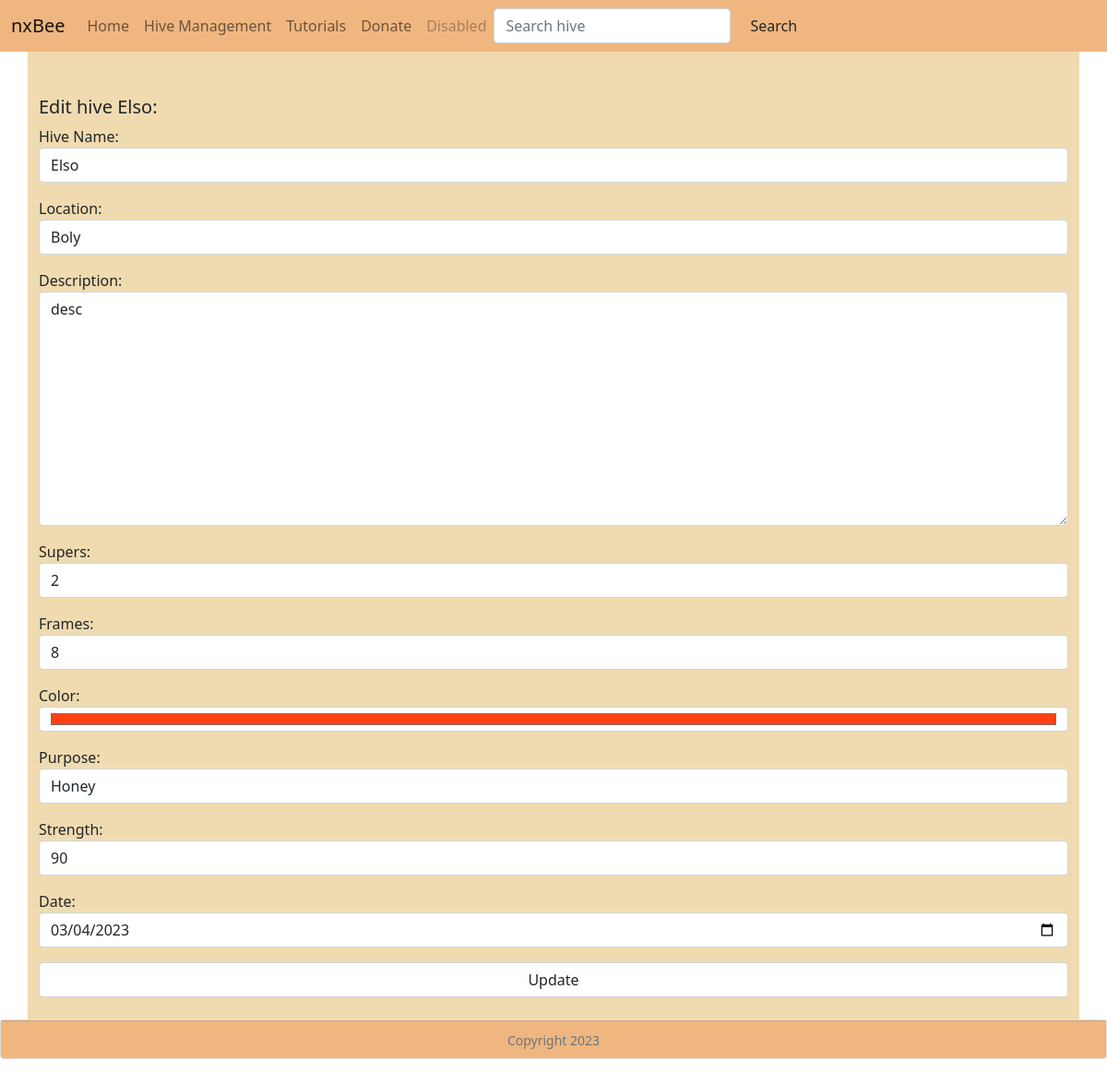
Screenshot of /edit_hive/1 with the database file from the repository.
### hive_management/models.py (models this page shows)
class Hive(models.Model):
    name = models.CharField('Hive Name', max_length=255)
    location = models.CharField('Location', max_length=255)
    description = models.TextField('Description')
    supers = models.IntegerField('Supers')
    frames = models.IntegerField('Frames')
    color = models.CharField('Color', max_length=7, default='#00ff3f')
    purpose = models.CharField('Purpose', max_length=50, default='Honey')
    strength = models.IntegerField('Strength', default=90, validators=[MinValueValidator(1), MaxValueValidator(100)])
    created_on = models.DateField('Date')

### hive_management/views.py (the view)
# urls.py: path('edit_hive/<int:pk>', views.edit_hive, name='edit_hive'),
def edit_hive(request, pk):
    hive = get_object_or_404(Hive, pk=pk)
    form = AddHiveForm(request.POST or None, instance = hive)
    if form.is_valid():
        form.save()
        return redirect("hive_management")
    context = {
        "hive": hive,
        "form": form,
    }
    return render(request, "edit_hive.html", context)

### hive_management/forms.py
class AddHiveForm(forms.ModelForm):
    class Meta:
        model = Hive
        fields = '__all__'
        widgets = {
            'name': forms.TextInput(attrs={'class': 'form-control', 'placeholder': 'Hive Name'}),
            'location': forms.TextInput(attrs={'class': 'form-control', 'placeholder': 'Location'}),
            'description': forms.Textarea(attrs={'class': 'form-control', 'placeholder': 'Description'}),
            'supers': forms.NumberInput(attrs={'class': 'form-control', 'placeholder': '0'}),
            'frames': forms.NumberInput(attrs={'class': 'form-control', 'placeholder': '0'}),
            'color': forms.TextInput(attrs={'type': 'color', 'class': 'form-control', 'placeholder': '#000000'}),
            'purpose': forms.TextInput(attrs={'class': 'form-control', 'placeholder': 'Purpose'}),
            'strength': forms.NumberInput(attrs={'class': 'form-control', 'placeholder': '90', 'max_value': '100'}),
            'created_on': forms.DateInput(attrs={'type': 'date', 'placeholder': 'yyyy-mm-dd', 'class': 'form-control'}),
        }

### hive_management/templates/edit_hive.html (shortened to what this page needs)
{% extends "base.html" %}
{% block page_content %}
<div class="container-sm" style="background-color: #f0dbb0;">
    <br>&nbsp;
    <h5>Edit hive {{ hive.name }}:</h5>
    <form action="" method="post">
        {{ form.as_p }}
        <input type="submit" value="Update" class="form-control">
    </form>
    <br>
</div>
{% endblock %}

### rows the page displays
Hive: name "Elso", location "Boly", description "desc", supers "2", frames "8", color "#ff4013", purpose "Honey", strength "90", created_on "03/04/2023"
